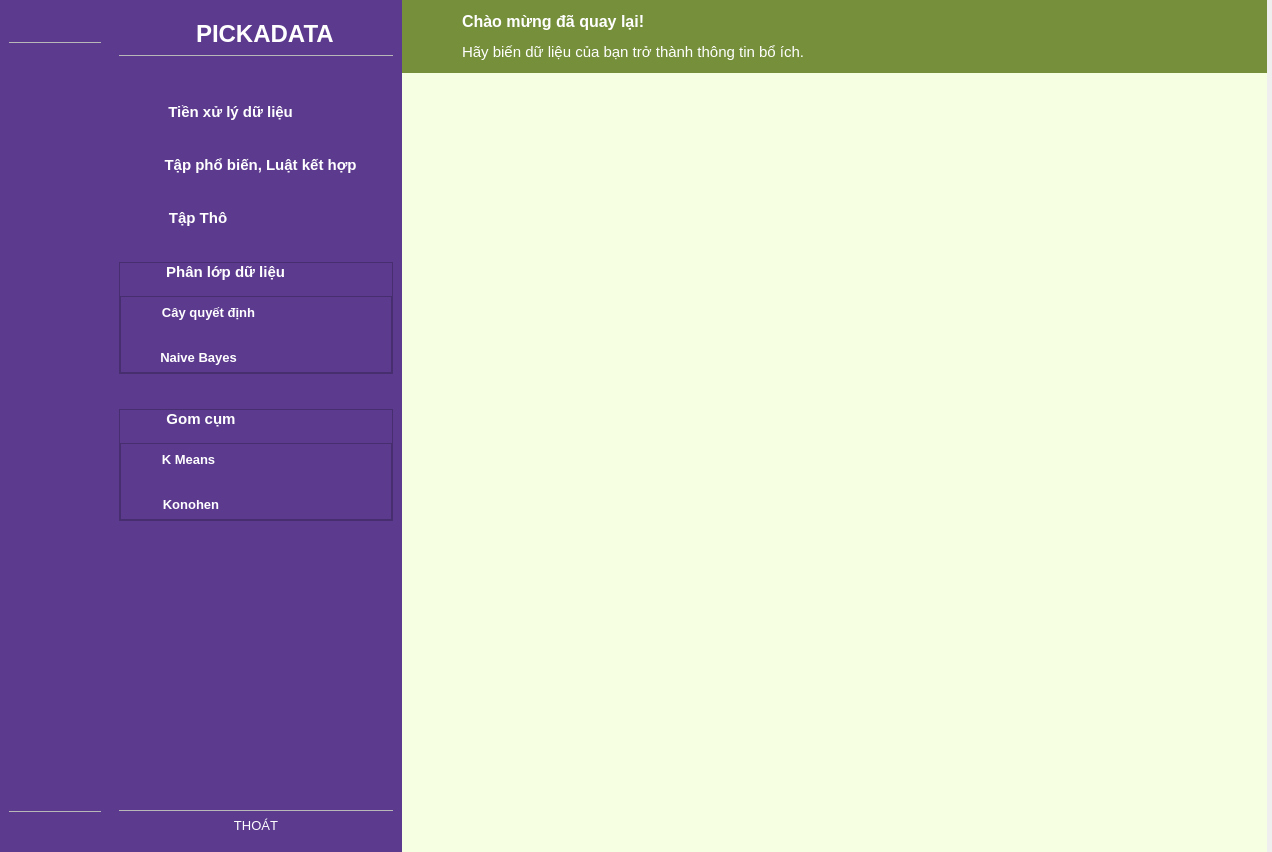
<?xml version="1.0" encoding="UTF-8"?>
<ui version="4.0">
 <class>MainWindow</class>
 <widget class="QMainWindow" name="MainWindow">
  <property name="geometry">
   <rect>
    <x>0</x>
    <y>0</y>
    <width>1272</width>
    <height>852</height>
   </rect>
  </property>
  <property name="font">
   <font>
    <pointsize>10</pointsize>
   </font>
  </property>
  <property name="windowTitle">
   <string>MainWindow</string>
  </property>
  <widget class="QWidget" name="centralwidget">
   <widget class="QWidget" name="">
    <property name="geometry">
     <rect>
      <x>0</x>
      <y>0</y>
      <width>1267</width>
      <height>853</height>
     </rect>
    </property>
    <layout class="QGridLayout" name="gridLayout">
     <property name="spacing">
      <number>0</number>
     </property>
     <item row="0" column="0">
      <widget class="QWidget" name="icon_only_widget" native="true">
       <property name="minimumSize">
        <size>
         <width>110</width>
         <height>0</height>
        </size>
       </property>
       <property name="maximumSize">
        <size>
         <width>110</width>
         <height>16777215</height>
        </size>
       </property>
       <property name="styleSheet">
        <string notr="true">QWidget {
	background-color: #5C3B8F;
color: white;	
}
QPushButton{
	border:none;
	padding-bottom: 10px;
	
}
QPushButton:checked{
	background-color: #3A185B;
	border-radius: 10px; 
}
QPushButton:hover{
	background-color: #3A185B;
	border-radius: 10px; 
}
</string>
       </property>
       <layout class="QVBoxLayout" name="verticalLayout_7">
        <property name="topMargin">
         <number>15</number>
        </property>
        <item>
         <layout class="QHBoxLayout" name="horizontalLayout_2">
          <item>
           <spacer name="horizontalSpacer_2">
            <property name="orientation">
             <enum>Qt::Orientation::Horizontal</enum>
            </property>
            <property name="sizeHint" stdset="0">
             <size>
              <width>18</width>
              <height>20</height>
             </size>
            </property>
           </spacer>
          </item>
          <item>
           <widget class="QLabel" name="label_4">
            <property name="maximumSize">
             <size>
              <width>80</width>
              <height>80</height>
             </size>
            </property>
            <property name="text">
             <string/>
            </property>
            <property name="pixmap">
             <pixmap resource="asset.qrc">:/images/asset/logo.png</pixmap>
            </property>
            <property name="scaledContents">
             <bool>true</bool>
            </property>
           </widget>
          </item>
          <item>
           <spacer name="horizontalSpacer">
            <property name="orientation">
             <enum>Qt::Orientation::Horizontal</enum>
            </property>
            <property name="sizeHint" stdset="0">
             <size>
              <width>18</width>
              <height>20</height>
             </size>
            </property>
           </spacer>
          </item>
         </layout>
        </item>
        <item>
         <widget class="Line" name="line_2">
          <property name="lineWidth">
           <number>0</number>
          </property>
          <property name="midLineWidth">
           <number>1</number>
          </property>
          <property name="orientation">
           <enum>Qt::Orientation::Horizontal</enum>
          </property>
         </widget>
        </item>
        <item>
         <layout class="QVBoxLayout" name="verticalLayout_6">
          <property name="spacing">
           <number>20</number>
          </property>
          <property name="topMargin">
           <number>35</number>
          </property>
          <item>
           <widget class="QPushButton" name="TienXL2">
            <property name="minimumSize">
             <size>
              <width>0</width>
              <height>0</height>
             </size>
            </property>
            <property name="text">
             <string/>
            </property>
            <property name="icon">
             <iconset resource="asset.qrc">
              <normaloff>:/images/asset/table-list.svg</normaloff>:/images/asset/table-list.svg</iconset>
            </property>
            <property name="iconSize">
             <size>
              <width>35</width>
              <height>35</height>
             </size>
            </property>
            <property name="checkable">
             <bool>true</bool>
            </property>
            <property name="autoExclusive">
             <bool>true</bool>
            </property>
           </widget>
          </item>
          <item>
           <widget class="QPushButton" name="TapPB2">
            <property name="text">
             <string/>
            </property>
            <property name="icon">
             <iconset resource="asset.qrc">
              <normaloff>:/images/asset/circle-nodes-solid.svg</normaloff>:/images/asset/circle-nodes-solid.svg</iconset>
            </property>
            <property name="iconSize">
             <size>
              <width>35</width>
              <height>35</height>
             </size>
            </property>
            <property name="checkable">
             <bool>true</bool>
            </property>
            <property name="autoExclusive">
             <bool>true</bool>
            </property>
           </widget>
          </item>
          <item>
           <widget class="QPushButton" name="TapTho1_2">
            <property name="text">
             <string/>
            </property>
            <property name="icon">
             <iconset resource="asset.qrc">
              <normaloff>:/images/asset/list-solid.svg</normaloff>:/images/asset/list-solid.svg</iconset>
            </property>
            <property name="iconSize">
             <size>
              <width>35</width>
              <height>35</height>
             </size>
            </property>
            <property name="checkable">
             <bool>true</bool>
            </property>
            <property name="autoExclusive">
             <bool>true</bool>
            </property>
           </widget>
          </item>
          <item>
           <widget class="QPushButton" name="PhanLop2">
            <property name="text">
             <string/>
            </property>
            <property name="icon">
             <iconset resource="asset.qrc">
              <normaloff>:/images/asset/sitemap-solid.svg</normaloff>:/images/asset/sitemap-solid.svg</iconset>
            </property>
            <property name="iconSize">
             <size>
              <width>35</width>
              <height>35</height>
             </size>
            </property>
            <property name="checkable">
             <bool>true</bool>
            </property>
            <property name="autoExclusive">
             <bool>true</bool>
            </property>
           </widget>
          </item>
          <item>
           <widget class="QPushButton" name="GomCum2">
            <property name="text">
             <string/>
            </property>
            <property name="icon">
             <iconset resource="asset.qrc">
              <normaloff>:/images/asset/object-ungroup-solid.svg</normaloff>:/images/asset/object-ungroup-solid.svg</iconset>
            </property>
            <property name="iconSize">
             <size>
              <width>35</width>
              <height>35</height>
             </size>
            </property>
            <property name="checkable">
             <bool>true</bool>
            </property>
            <property name="autoExclusive">
             <bool>true</bool>
            </property>
           </widget>
          </item>
         </layout>
        </item>
        <item>
         <spacer name="verticalSpacer_2">
          <property name="orientation">
           <enum>Qt::Orientation::Vertical</enum>
          </property>
          <property name="sizeHint" stdset="0">
           <size>
            <width>20</width>
            <height>320</height>
           </size>
          </property>
         </spacer>
        </item>
        <item>
         <widget class="Line" name="line_4">
          <property name="lineWidth">
           <number>0</number>
          </property>
          <property name="midLineWidth">
           <number>1</number>
          </property>
          <property name="orientation">
           <enum>Qt::Orientation::Horizontal</enum>
          </property>
         </widget>
        </item>
        <item>
         <widget class="QPushButton" name="pushButton_7">
          <property name="text">
           <string/>
          </property>
          <property name="icon">
           <iconset resource="asset.qrc">
            <normaloff>:/images/asset/log-out.svg</normaloff>:/images/asset/log-out.svg</iconset>
          </property>
          <property name="iconSize">
           <size>
            <width>35</width>
            <height>35</height>
           </size>
          </property>
          <property name="checkable">
           <bool>true</bool>
          </property>
          <property name="checked">
           <bool>false</bool>
          </property>
          <property name="autoExclusive">
           <bool>true</bool>
          </property>
         </widget>
        </item>
       </layout>
      </widget>
     </item>
     <item row="0" column="2">
      <layout class="QVBoxLayout" name="verticalLayout_10">
       <property name="spacing">
        <number>0</number>
       </property>
       <item>
        <widget class="QWidget" name="header_widget" native="true">
         <property name="minimumSize">
          <size>
           <width>845</width>
           <height>71</height>
          </size>
         </property>
         <property name="maximumSize">
          <size>
           <width>16777215</width>
           <height>16777215</height>
          </size>
         </property>
         <property name="styleSheet">
          <string notr="true">QWidget{
	background-color:#758F3B;

}</string>
         </property>
         <widget class="QWidget" name="layoutWidget">
          <property name="geometry">
           <rect>
            <x>10</x>
            <y>10</y>
            <width>836</width>
            <height>82</height>
           </rect>
          </property>
          <layout class="QHBoxLayout" name="horizontalLayout_3">
           <property name="spacing">
            <number>15</number>
           </property>
           <property name="bottomMargin">
            <number>15</number>
           </property>
           <item>
            <widget class="QPushButton" name="pushButton">
             <property name="styleSheet">
              <string notr="true">
	border:none;
	

</string>
             </property>
             <property name="text">
              <string/>
             </property>
             <property name="icon">
              <iconset resource="asset.qrc">
               <normaloff>:/images/asset/bars-solid.svg</normaloff>:/images/asset/bars-solid.svg</iconset>
             </property>
             <property name="iconSize">
              <size>
               <width>35</width>
               <height>35</height>
              </size>
             </property>
             <property name="checkable">
              <bool>true</bool>
             </property>
            </widget>
           </item>
           <item>
            <layout class="QVBoxLayout" name="verticalLayout_9">
             <property name="spacing">
              <number>9</number>
             </property>
             <property name="bottomMargin">
              <number>15</number>
             </property>
             <item>
              <widget class="QLabel" name="label">
               <property name="font">
                <font>
                 <pointsize>12</pointsize>
                 <bold>true</bold>
                </font>
               </property>
               <property name="styleSheet">
                <string notr="true">color: white;</string>
               </property>
               <property name="text">
                <string>Chào mừng đã quay lại!</string>
               </property>
              </widget>
             </item>
             <item>
              <widget class="QLabel" name="label_2">
               <property name="font">
                <font>
                 <pointsize>11</pointsize>
                 <bold>false</bold>
                </font>
               </property>
               <property name="styleSheet">
                <string notr="true">color: white;</string>
               </property>
               <property name="text">
                <string>Hãy biến dữ liệu của bạn trở thành thông tin bổ ích.</string>
               </property>
              </widget>
             </item>
            </layout>
           </item>
           <item>
            <spacer name="horizontalSpacer_3">
             <property name="orientation">
              <enum>Qt::Orientation::Horizontal</enum>
             </property>
             <property name="sizeHint" stdset="0">
              <size>
               <width>500</width>
               <height>20</height>
              </size>
             </property>
            </spacer>
           </item>
          </layout>
         </widget>
        </widget>
       </item>
       <item>
        <widget class="QWidget" name="main_screen_widget" native="true">
         <property name="minimumSize">
          <size>
           <width>843</width>
           <height>780</height>
          </size>
         </property>
         <property name="maximumSize">
          <size>
           <width>16777215</width>
           <height>16777215</height>
          </size>
         </property>
         <property name="styleSheet">
          <string notr="true">background-color: #F7FFE3 ;
border:none;</string>
         </property>
         <widget class="QStackedWidget" name="stackedWidget">
          <property name="geometry">
           <rect>
            <x>0</x>
            <y>10</y>
            <width>851</width>
            <height>751</height>
           </rect>
          </property>
          <property name="maximumSize">
           <size>
            <width>16777215</width>
            <height>16777215</height>
           </size>
          </property>
          <property name="currentIndex">
           <number>-1</number>
          </property>
         </widget>
        </widget>
       </item>
      </layout>
     </item>
     <item row="0" column="1">
      <widget class="QWidget" name="icon_text_widget" native="true">
       <property name="minimumSize">
        <size>
         <width>0</width>
         <height>0</height>
        </size>
       </property>
       <property name="maximumSize">
        <size>
         <width>292</width>
         <height>16777215</height>
        </size>
       </property>
       <property name="styleSheet">
        <string notr="true">QWidget {
	
	background-color: #5C3B8F;
color: white;	

}
QPushButton{
	border:none;
	
}


</string>
       </property>
       <layout class="QVBoxLayout" name="verticalLayout_8">
        <property name="topMargin">
         <number>20</number>
        </property>
        <property name="bottomMargin">
         <number>20</number>
        </property>
        <item>
         <layout class="QHBoxLayout" name="horizontalLayout">
          <item>
           <widget class="QLabel" name="label_5">
            <property name="maximumSize">
             <size>
              <width>71</width>
              <height>71</height>
             </size>
            </property>
            <property name="text">
             <string/>
            </property>
            <property name="pixmap">
             <pixmap resource="asset.qrc">:/images/asset/logo.png</pixmap>
            </property>
            <property name="scaledContents">
             <bool>true</bool>
            </property>
           </widget>
          </item>
          <item>
           <widget class="QLabel" name="label_6">
            <property name="font">
             <font>
              <pointsize>18</pointsize>
              <bold>true</bold>
             </font>
            </property>
            <property name="styleSheet">
             <string notr="true"/>
            </property>
            <property name="text">
             <string>PICKADATA</string>
            </property>
           </widget>
          </item>
         </layout>
        </item>
        <item>
         <widget class="Line" name="line">
          <property name="frameShadow">
           <enum>QFrame::Shadow::Sunken</enum>
          </property>
          <property name="lineWidth">
           <number>0</number>
          </property>
          <property name="midLineWidth">
           <number>1</number>
          </property>
          <property name="orientation">
           <enum>Qt::Orientation::Horizontal</enum>
          </property>
         </widget>
        </item>
        <item>
         <layout class="QVBoxLayout" name="verticalLayout_5">
          <property name="spacing">
           <number>35</number>
          </property>
          <property name="topMargin">
           <number>40</number>
          </property>
          <item>
           <widget class="QPushButton" name="TienXL1">
            <property name="font">
             <font>
              <pointsize>11</pointsize>
              <bold>true</bold>
             </font>
            </property>
            <property name="styleSheet">
             <string notr="true">QPushButton{
	border:none;
	padding-left: -55px;
}
QPushButton:checked{
	background-color: #3A185B;
	border-radius: 8px; 
}
QPushButton:hover{
	background-color: #3A185B;
	border-radius: 8px; 
}</string>
            </property>
            <property name="text">
             <string> Tiền xử lý dữ liệu</string>
            </property>
            <property name="icon">
             <iconset resource="asset.qrc">
              <normaloff>:/images/asset/table-list.svg</normaloff>:/images/asset/table-list.svg</iconset>
            </property>
            <property name="iconSize">
             <size>
              <width>30</width>
              <height>30</height>
             </size>
            </property>
            <property name="checkable">
             <bool>true</bool>
            </property>
            <property name="autoRepeat">
             <bool>false</bool>
            </property>
            <property name="autoExclusive">
             <bool>false</bool>
            </property>
           </widget>
          </item>
          <item>
           <widget class="QPushButton" name="TapPB1">
            <property name="font">
             <font>
              <pointsize>11</pointsize>
              <bold>true</bold>
             </font>
            </property>
            <property name="styleSheet">
             <string notr="true">QPushButton{
	border:none;
	padding-left: 5px;
	
}
QPushButton:checked{
	background-color: #3A185B;
	border-radius: 8px; 
}
QPushButton:hover{
	background-color: #3A185B;
	border-radius: 8px; 
}</string>
            </property>
            <property name="text">
             <string> Tập phổ biến, Luật kết hợp</string>
            </property>
            <property name="icon">
             <iconset resource="asset.qrc">
              <normaloff>:/images/asset/circle-nodes-solid.svg</normaloff>:/images/asset/circle-nodes-solid.svg</iconset>
            </property>
            <property name="iconSize">
             <size>
              <width>30</width>
              <height>32</height>
             </size>
            </property>
            <property name="checkable">
             <bool>true</bool>
            </property>
            <property name="autoRepeat">
             <bool>false</bool>
            </property>
            <property name="autoExclusive">
             <bool>false</bool>
            </property>
           </widget>
          </item>
          <item>
           <widget class="QPushButton" name="TapTho1">
            <property name="font">
             <font>
              <pointsize>11</pointsize>
              <bold>true</bold>
             </font>
            </property>
            <property name="styleSheet">
             <string notr="true">QPushButton{
	border:none;
	padding-left: -120px;
	
}
QPushButton:checked{
	background-color: #3A185B;
	border-radius: 8px; 
}
QPushButton:hover{
	background-color: #3A185B;
	border-radius: 8px; 
}</string>
            </property>
            <property name="text">
             <string> Tập Thô</string>
            </property>
            <property name="icon">
             <iconset resource="asset.qrc">
              <normaloff>:/images/asset/list-solid.svg</normaloff>:/images/asset/list-solid.svg</iconset>
            </property>
            <property name="iconSize">
             <size>
              <width>30</width>
              <height>30</height>
             </size>
            </property>
            <property name="checkable">
             <bool>true</bool>
            </property>
            <property name="autoExclusive">
             <bool>false</bool>
            </property>
           </widget>
          </item>
          <item>
           <widget class="QFrame" name="phanLop">
            <property name="frameShape">
             <enum>QFrame::Shape::StyledPanel</enum>
            </property>
            <property name="frameShadow">
             <enum>QFrame::Shadow::Raised</enum>
            </property>
            <layout class="QVBoxLayout" name="verticalLayout_3">
             <property name="spacing">
              <number>15</number>
             </property>
             <property name="leftMargin">
              <number>0</number>
             </property>
             <property name="topMargin">
              <number>0</number>
             </property>
             <property name="rightMargin">
              <number>0</number>
             </property>
             <property name="bottomMargin">
              <number>0</number>
             </property>
             <item>
              <widget class="QPushButton" name="PhanLop1">
               <property name="font">
                <font>
                 <pointsize>11</pointsize>
                 <italic>false</italic>
                 <bold>true</bold>
                 <strikeout>false</strikeout>
                </font>
               </property>
               <property name="styleSheet">
                <string notr="true">QPushButton{
	border:none;
	padding-left: -65px;
	
}
QPushButton:hover{
	background-color: #3A185B;
	border-radius: 8px; 
}</string>
               </property>
               <property name="text">
                <string> Phân lớp dữ liệu</string>
               </property>
               <property name="icon">
                <iconset resource="asset.qrc">
                 <normaloff>:/images/asset/sitemap-solid.svg</normaloff>:/images/asset/sitemap-solid.svg</iconset>
               </property>
               <property name="iconSize">
                <size>
                 <width>30</width>
                 <height>30</height>
                </size>
               </property>
               <property name="checkable">
                <bool>true</bool>
               </property>
               <property name="autoExclusive">
                <bool>false</bool>
               </property>
              </widget>
             </item>
             <item>
              <widget class="QFrame" name="phanlop_dropdown">
               <property name="styleSheet">
                <string notr="true"/>
               </property>
               <property name="frameShape">
                <enum>QFrame::Shape::StyledPanel</enum>
               </property>
               <property name="frameShadow">
                <enum>QFrame::Shadow::Raised</enum>
               </property>
               <layout class="QVBoxLayout" name="verticalLayout">
                <property name="spacing">
                 <number>15</number>
                </property>
                <property name="leftMargin">
                 <number>0</number>
                </property>
                <property name="topMargin">
                 <number>0</number>
                </property>
                <property name="rightMargin">
                 <number>0</number>
                </property>
                <property name="bottomMargin">
                 <number>0</number>
                </property>
                <item>
                 <widget class="QPushButton" name="CayQD">
                  <property name="minimumSize">
                   <size>
                    <width>0</width>
                    <height>30</height>
                   </size>
                  </property>
                  <property name="font">
                   <font>
                    <pointsize>10</pointsize>
                    <italic>false</italic>
                    <bold>true</bold>
                   </font>
                  </property>
                  <property name="styleSheet">
                   <string notr="true">QPushButton{
	border:none;
	padding-left: -95px;
	
}
QPushButton:hover{
	background-color: #3A185B;
	border-radius: 8px; 
}
QPushButton:checked{
	background-color: #3A185B;
	border-radius: 8px; 
}</string>
                  </property>
                  <property name="text">
                   <string>Cây quyết định</string>
                  </property>
                  <property name="checkable">
                   <bool>true</bool>
                  </property>
                  <property name="autoExclusive">
                   <bool>false</bool>
                  </property>
                 </widget>
                </item>
                <item>
                 <widget class="QPushButton" name="NaiveBayes">
                  <property name="minimumSize">
                   <size>
                    <width>0</width>
                    <height>30</height>
                   </size>
                  </property>
                  <property name="font">
                   <font>
                    <pointsize>10</pointsize>
                    <bold>true</bold>
                   </font>
                  </property>
                  <property name="styleSheet">
                   <string notr="true">QPushButton{
	border:none;
	padding-left: -115px;
	
}
QPushButton:hover{
	background-color: #3A185B;
	border-radius: 8px; 
}
QPushButton:checked{
	background-color: #3A185B;
	border-radius: 8px; 
}</string>
                  </property>
                  <property name="text">
                   <string>Naive Bayes</string>
                  </property>
                  <property name="checkable">
                   <bool>true</bool>
                  </property>
                  <property name="autoExclusive">
                   <bool>false</bool>
                  </property>
                 </widget>
                </item>
               </layout>
              </widget>
             </item>
            </layout>
           </widget>
          </item>
          <item>
           <widget class="QFrame" name="gomCum">
            <property name="frameShape">
             <enum>QFrame::Shape::StyledPanel</enum>
            </property>
            <property name="frameShadow">
             <enum>QFrame::Shadow::Raised</enum>
            </property>
            <layout class="QVBoxLayout" name="verticalLayout_4">
             <property name="spacing">
              <number>15</number>
             </property>
             <property name="leftMargin">
              <number>0</number>
             </property>
             <property name="topMargin">
              <number>0</number>
             </property>
             <property name="rightMargin">
              <number>0</number>
             </property>
             <property name="bottomMargin">
              <number>0</number>
             </property>
             <item>
              <widget class="QPushButton" name="GomCum1">
               <property name="font">
                <font>
                 <pointsize>11</pointsize>
                 <bold>true</bold>
                </font>
               </property>
               <property name="styleSheet">
                <string notr="true">QPushButton{
	border:none;
	padding-left: -110px;
	
}

QPushButton:hover{
	background-color: #3A185B;
	border-radius: 8px; 
}</string>
               </property>
               <property name="text">
                <string>Gom cụm</string>
               </property>
               <property name="icon">
                <iconset resource="asset.qrc">
                 <normaloff>:/images/asset/object-ungroup-solid.svg</normaloff>:/images/asset/object-ungroup-solid.svg</iconset>
               </property>
               <property name="iconSize">
                <size>
                 <width>30</width>
                 <height>30</height>
                </size>
               </property>
               <property name="checkable">
                <bool>true</bool>
               </property>
               <property name="autoExclusive">
                <bool>false</bool>
               </property>
              </widget>
             </item>
             <item>
              <widget class="QFrame" name="gomcum_dropdown">
               <property name="frameShape">
                <enum>QFrame::Shape::StyledPanel</enum>
               </property>
               <property name="frameShadow">
                <enum>QFrame::Shadow::Raised</enum>
               </property>
               <layout class="QVBoxLayout" name="verticalLayout_2">
                <property name="spacing">
                 <number>15</number>
                </property>
                <property name="leftMargin">
                 <number>0</number>
                </property>
                <property name="topMargin">
                 <number>0</number>
                </property>
                <property name="rightMargin">
                 <number>0</number>
                </property>
                <property name="bottomMargin">
                 <number>0</number>
                </property>
                <item>
                 <widget class="QPushButton" name="KMean">
                  <property name="minimumSize">
                   <size>
                    <width>0</width>
                    <height>30</height>
                   </size>
                  </property>
                  <property name="font">
                   <font>
                    <pointsize>10</pointsize>
                    <bold>true</bold>
                   </font>
                  </property>
                  <property name="styleSheet">
                   <string notr="true">QPushButton{
	border:none;
	padding-left: -135px;
	
}

QPushButton:hover{
	background-color: #3A185B;
	border-radius: 8px; 
}
QPushButton:checked{
	background-color: #3A185B;
	border-radius: 8px; 
}</string>
                  </property>
                  <property name="text">
                   <string>K Means</string>
                  </property>
                  <property name="checkable">
                   <bool>true</bool>
                  </property>
                  <property name="autoExclusive">
                   <bool>false</bool>
                  </property>
                 </widget>
                </item>
                <item>
                 <widget class="QPushButton" name="Konohen">
                  <property name="minimumSize">
                   <size>
                    <width>0</width>
                    <height>30</height>
                   </size>
                  </property>
                  <property name="font">
                   <font>
                    <pointsize>10</pointsize>
                    <bold>true</bold>
                   </font>
                  </property>
                  <property name="styleSheet">
                   <string notr="true">QPushButton{
	border:none;
	padding-left: -130px;
	
}
QPushButton:hover{
	background-color: #3A185B;
	border-radius: 8px; 
}
QPushButton:checked{
	background-color: #3A185B;
	border-radius: 8px; 
}</string>
                  </property>
                  <property name="text">
                   <string>Konohen</string>
                  </property>
                  <property name="checkable">
                   <bool>true</bool>
                  </property>
                  <property name="autoExclusive">
                   <bool>false</bool>
                  </property>
                 </widget>
                </item>
               </layout>
              </widget>
             </item>
            </layout>
           </widget>
          </item>
         </layout>
        </item>
        <item>
         <spacer name="verticalSpacer">
          <property name="orientation">
           <enum>Qt::Orientation::Vertical</enum>
          </property>
          <property name="sizeHint" stdset="0">
           <size>
            <width>20</width>
            <height>364</height>
           </size>
          </property>
         </spacer>
        </item>
        <item>
         <widget class="Line" name="line_3">
          <property name="lineWidth">
           <number>0</number>
          </property>
          <property name="midLineWidth">
           <number>1</number>
          </property>
          <property name="orientation">
           <enum>Qt::Orientation::Horizontal</enum>
          </property>
         </widget>
        </item>
        <item>
         <widget class="QPushButton" name="pushButton_12">
          <property name="text">
           <string>THOÁT</string>
          </property>
          <property name="icon">
           <iconset resource="asset.qrc">
            <normaloff>:/images/asset/log-out.svg</normaloff>:/images/asset/log-out.svg</iconset>
          </property>
          <property name="iconSize">
           <size>
            <width>32</width>
            <height>32</height>
           </size>
          </property>
          <property name="checkable">
           <bool>true</bool>
          </property>
         </widget>
        </item>
       </layout>
      </widget>
     </item>
    </layout>
   </widget>
  </widget>
 </widget>
 <resources>
  <include location="asset.qrc"/>
 </resources>
 <connections>
  <connection>
   <sender>PhanLop1</sender>
   <signal>toggled(bool)</signal>
   <receiver>phanlop_dropdown</receiver>
   <slot>setHidden(bool)</slot>
   <hints>
    <hint type="sourcelabel">
     <x>319</x>
     <y>371</y>
    </hint>
    <hint type="destinationlabel">
     <x>360</x>
     <y>442</y>
    </hint>
   </hints>
  </connection>
  <connection>
   <sender>GomCum1</sender>
   <signal>toggled(bool)</signal>
   <receiver>gomcum_dropdown</receiver>
   <slot>setHidden(bool)</slot>
   <hints>
    <hint type="sourcelabel">
     <x>282</x>
     <y>502</y>
    </hint>
    <hint type="destinationlabel">
     <x>334</x>
     <y>537</y>
    </hint>
   </hints>
  </connection>
  <connection>
   <sender>TienXL1</sender>
   <signal>toggled(bool)</signal>
   <receiver>TienXL2</receiver>
   <slot>setChecked(bool)</slot>
   <hints>
    <hint type="sourcelabel">
     <x>144</x>
     <y>176</y>
    </hint>
    <hint type="destinationlabel">
     <x>79</x>
     <y>178</y>
    </hint>
   </hints>
  </connection>
  <connection>
   <sender>TapPB1</sender>
   <signal>toggled(bool)</signal>
   <receiver>TapPB2</receiver>
   <slot>setChecked(bool)</slot>
   <hints>
    <hint type="sourcelabel">
     <x>132</x>
     <y>245</y>
    </hint>
    <hint type="destinationlabel">
     <x>77</x>
     <y>247</y>
    </hint>
   </hints>
  </connection>
  <connection>
   <sender>TapTho1</sender>
   <signal>toggled(bool)</signal>
   <receiver>TapTho1_2</receiver>
   <slot>setChecked(bool)</slot>
   <hints>
    <hint type="sourcelabel">
     <x>132</x>
     <y>307</y>
    </hint>
    <hint type="destinationlabel">
     <x>84</x>
     <y>314</y>
    </hint>
   </hints>
  </connection>
  <connection>
   <sender>PhanLop1</sender>
   <signal>toggled(bool)</signal>
   <receiver>PhanLop2</receiver>
   <slot>setChecked(bool)</slot>
   <hints>
    <hint type="sourcelabel">
     <x>133</x>
     <y>376</y>
    </hint>
    <hint type="destinationlabel">
     <x>84</x>
     <y>384</y>
    </hint>
   </hints>
  </connection>
  <connection>
   <sender>GomCum1</sender>
   <signal>toggled(bool)</signal>
   <receiver>GomCum2</receiver>
   <slot>setChecked(bool)</slot>
   <hints>
    <hint type="sourcelabel">
     <x>134</x>
     <y>509</y>
    </hint>
    <hint type="destinationlabel">
     <x>53</x>
     <y>452</y>
    </hint>
   </hints>
  </connection>
  <connection>
   <sender>pushButton_12</sender>
   <signal>toggled(bool)</signal>
   <receiver>pushButton_7</receiver>
   <slot>setChecked(bool)</slot>
   <hints>
    <hint type="sourcelabel">
     <x>144</x>
     <y>824</y>
    </hint>
    <hint type="destinationlabel">
     <x>86</x>
     <y>813</y>
    </hint>
   </hints>
  </connection>
  <connection>
   <sender>pushButton_7</sender>
   <signal>toggled(bool)</signal>
   <receiver>MainWindow</receiver>
   <slot>close()</slot>
   <hints>
    <hint type="sourcelabel">
     <x>64</x>
     <y>833</y>
    </hint>
    <hint type="destinationlabel">
     <x>47</x>
     <y>851</y>
    </hint>
   </hints>
  </connection>
  <connection>
   <sender>pushButton_12</sender>
   <signal>toggled(bool)</signal>
   <receiver>MainWindow</receiver>
   <slot>close()</slot>
   <hints>
    <hint type="sourcelabel">
     <x>292</x>
     <y>829</y>
    </hint>
    <hint type="destinationlabel">
     <x>289</x>
     <y>851</y>
    </hint>
   </hints>
  </connection>
  <connection>
   <sender>pushButton</sender>
   <signal>toggled(bool)</signal>
   <receiver>icon_text_widget</receiver>
   <slot>setHidden(bool)</slot>
   <hints>
    <hint type="sourcelabel">
     <x>446</x>
     <y>57</y>
    </hint>
    <hint type="destinationlabel">
     <x>399</x>
     <y>77</y>
    </hint>
   </hints>
  </connection>
  <connection>
   <sender>pushButton</sender>
   <signal>toggled(bool)</signal>
   <receiver>icon_only_widget</receiver>
   <slot>setVisible(bool)</slot>
   <hints>
    <hint type="sourcelabel">
     <x>431</x>
     <y>57</y>
    </hint>
    <hint type="destinationlabel">
     <x>102</x>
     <y>53</y>
    </hint>
   </hints>
  </connection>
  <connection>
   <sender>KMean</sender>
   <signal>toggled(bool)</signal>
   <receiver>GomCum2</receiver>
   <slot>setChecked(bool)</slot>
   <hints>
    <hint type="sourcelabel">
     <x>128</x>
     <y>532</y>
    </hint>
    <hint type="destinationlabel">
     <x>67</x>
     <y>450</y>
    </hint>
   </hints>
  </connection>
 </connections>
</ui>
